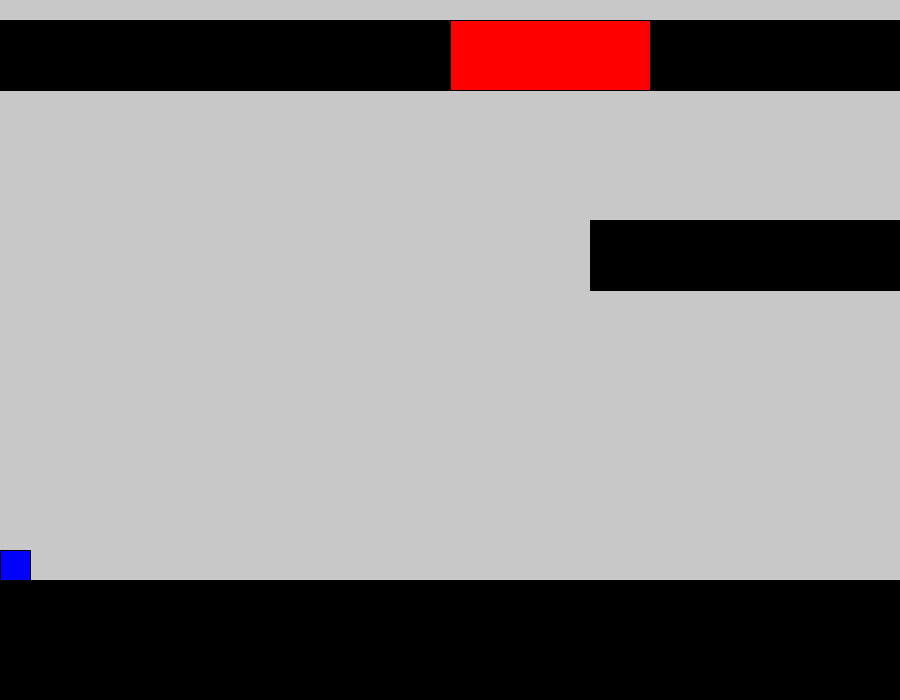
Frame 1 (no input)
Frame 60 (the mouse pressed at the canvas centre just before this capture): identical to frame 1, image omitted
Frame 120 (the mouse held since frame 60 and released just before this capture): identical to frame 1, image omitted

The Processing sketch that drew this single still picture (run headless with seeded random() and noise(); from frame 60 on, the mouse is pressed at the canvas centre):

// Processing sketch: Magnet_Final
// ── Magnet_Final.pde
int playX = 0;
int playY = 550;
int red = 0;
int blue = 255;
int floor = 590;
void setup(){
  
  background(200,200,200);
  size(900,700);
}

void draw(){
  background(200,200,200);
  fill(0,0,0);
  rect(0,20,900,70);
  rect(floor,220,320,70);
  fill(255,0,0);
  rect(width/2,20,200,70);
  fill(0,0,0);
  rect(0,580,900,700);
  fill(red,0,blue);
  rect(playX,playY,30,30);
  println(playX,playY);
  if((red == 255) && (playX >= 450) && (playX<=630)){
   playY-=20;
   if(playY<=90){
     playY = 90;
   }
  }
  if((blue == 255) && (playX >= 450) && (playX<=630)){
   playY+=20;
   if(playY>=550){
     playY = 550;
   } else if((playX>=620) && (playX<=650) && (playY<=550)){
     playY=190;
     }
  }
}


void keyPressed(){
  if(keyCode == UP){
    red = 255;
    blue = 0;
  }
  
  if(keyCode == RIGHT){
    playX+=10;
  }
    if(playX == 900){
     playX = -5; 
    }
   if(keyCode == DOWN){
    blue = 255;
    red = 0;
   }
}
